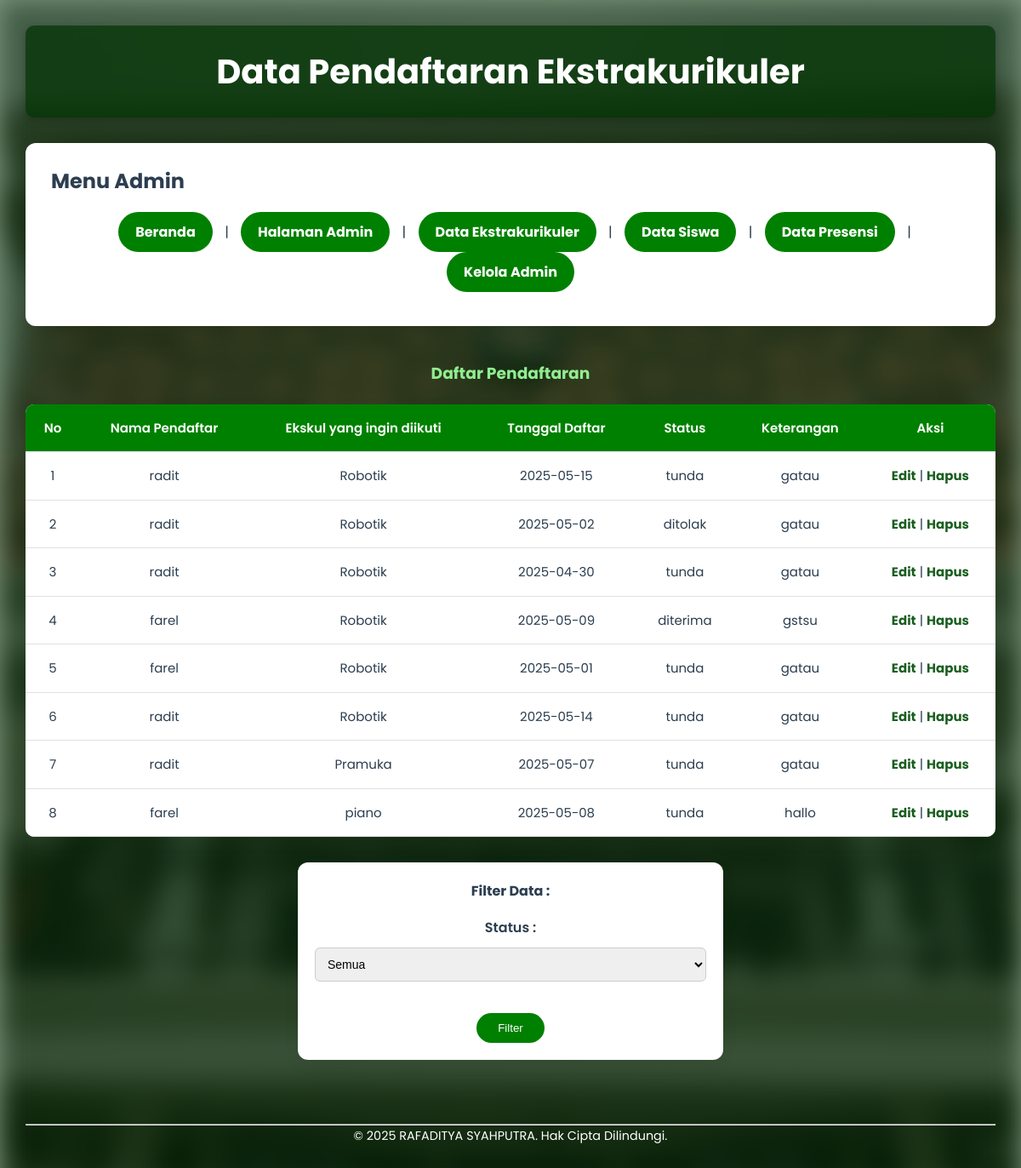
The page /admin_daftar.php on the database its author committed.
### tables this page shows
CREATE TABLE `pendaftaran_eskul` (
  `id_pendaftaran` int(11) NOT NULL,
  `id_siswa` int(11) NOT NULL,
  `id_eskul` int(11) NOT NULL,
  `tanggal_daftar` date NOT NULL,
  `status` enum('tunda','diterima','ditolak') NOT NULL DEFAULT 'tunda',
  `keterangan` text DEFAULT NULL
);

CREATE TABLE `siswa` (
  `id_siswa` int(11) NOT NULL,
  `nis` varchar(20) NOT NULL,
  `nama_siswa` varchar(200) NOT NULL,
  `kelas` varchar(10) NOT NULL,
  `jenis_kelamin` enum('L','P') DEFAULT NULL,
  `tanggal_lahir` date DEFAULT NULL,
  `alamat` text DEFAULT NULL,
  `no_telp` varchar(15) DEFAULT NULL,
  `email` varchar(100) DEFAULT NULL,
  `foto_profil` varchar(255) DEFAULT NULL
);

CREATE TABLE `eskul` (
  `id_eskul` int(11) NOT NULL,
  `nama_eskul` varchar(100) NOT NULL,
  `deskripsi` text NOT NULL,
  `pembina` varchar(100) NOT NULL,
  `hari_kegiatan` varchar(10) NOT NULL,
  `jam_mulai` time NOT NULL,
  `jam_selesai` time NOT NULL,
  `lokasi` varchar(100) NOT NULL,
  `kuota` int(11) DEFAULT NULL,
  `foto_eskul` varchar(255) DEFAULT NULL
);

### admin_daftar.php (the view, shortened to what this page needs)
<?php
include 'koneksi.php';
$status = isset($_GET['status']) ? $_GET['status'] : 'semua';
$sql = "SELECT p.*, s.nama_siswa, e.nama_eskul
        FROM pendaftaran_eskul p
        JOIN siswa s ON p.id_siswa = s.id_siswa
        JOIN eskul e ON p.id_eskul = e.id_eskul";
$result = $conn->query($sql);
?>
<!DOCTYPE html>
<html>
<head>
</head>
<body?>
    <h1>Data Pendaftaran Ekstrakurikuler</h1>
    <div class="isi">
        <h2>Menu Admin</h2>
        <p class="nav">
            <a href="index_admin.php">Beranda</a></a> |
            <a href="panel_admin.php">Halaman Admin</a> |
            <a href="admin_eskul.php">Data Ekstrakurikuler</a> |
            <a href="admin_siswa.php">Data Siswa</a> |
            <a href="admin_presensi.php">Data Presensi</a> |
            <a href="kelola_admin.php">Kelola Admin</a>
        </p>
    </div>
    <h3>Daftar Pendaftaran</h3>
    <table class="tabel">
        <tr>
            <th>No</th>
            <th>Nama Pendaftar</th>
            <th>Ekskul yang ingin diikuti</th>
            <th>Tanggal Daftar</th>
            <th>Status</th>
            <th>Keterangan</th>
            <th>Aksi</th>
        </tr>
        <?php
        $no = 1;
        if ($result->num_rows > 0):
            while ($row = $result->fetch_assoc()):
        ?>
        <tr>
            <td><?= $no++; ?></td>
            <td><?= htmlspecialchars($row['nama_siswa']); ?></td>
            <td><?= htmlspecialchars($row['nama_eskul']); ?></td>
            <td><?= htmlspecialchars($row['tanggal_daftar']); ?></td>
            <td><?= htmlspecialchars($row['status']); ?></td>
            <td><?= htmlspecialchars($row['keterangan']); ?></td>
            <td>
                <a href="edit_daftar.php?id=<?= $row['id_pendaftaran']; ?>">Edit</a> |
                <a href="hapus_daftar.php?id=<?= $row['id_pendaftaran']; ?>" onclick="return confirm('Yakin ingin menghapus?')">Hapus</a>
            </td>
        </tr>
        <?php endwhile; else: ?>
        <tr><td colspan="7">Belum ada data pendaftar.</td></tr>
        <?php endif; ?>
    </table>
    <div class="filter">
    <form method="GET" action="admin_daftar.php">
        <h4>Filter Data :</h4>
        <label for="status">Status :</label>
        <select id="status" name="status">
            <option value="semua" <?= ($status == 'semua' ? 'selected' : '') ?>>Semua</option>
        </select>
        <br><br>
        <input type="submit" value="Filter">
    </form>
    </div>
   <footer>
        <hr>
        <p>&copy;  <?php echo date('Y');?>  RAFADITYA SYAHPUTRA. Hak Cipta Dilindungi.</p>
    </footer>
 </body>
</html>

### admin_daftar.php (style rules this page uses)
* { margin: 0; padding: 0; box-sizing: border-box; }
h1 { text-align: center; font-size: 2.5em; background: rgba(0, 50, 0, 0.7); color: white; padding: 20px; border-radius: 10px; margin-bottom: 30px; box-shadow: 0 4px 8px rgba(0, 0, 0, 0.2); animation: fadeIn 1s ease-in-out; }
h1 { animation: fadeIn 1s ease forwards; }
.nav { animation: slideIn 1.4s ease forwards; }
.isi { animation: slideIn 1.2s ease forwards; }
.tabel { animation: slideIn 1.4s ease forwards; }
h3 { animation: slideIn 1.6s ease forwards; }
.filter { animation: fadeIn 1s ease forwards; }
.isi { max-width: 1500px; margin: auto; background-color: #ffffff; padding: 25px 30px; border-radius: 12px; box-shadow: 0 6px 20px rgba(0, 0, 0, 0.1); margin-bottom: 40px; }
.nav { margin: 15px 0; text-align: center; }
.nav a { font-weight: bold; display: inline-block; margin: 0 10px; padding: 10px 20px; background-color: green; color: white; border-radius: 25px; text-decoration: none; transition: 0.3s; }
h3 { color: #90EE90; animation: slideIn 1.4s ease forwards; text-align: center; }
table.tabel { width: 100%; border-collapse: collapse; margin: 20px auto; background-color: #fff; border-radius: 10px; overflow: hidden; box-shadow: 0 6px 20px rgba(0, 0, 0, 0.05); }
table.tabel th, table.tabel td { padding: 15px; text-align: center; border-bottom: 1px solid #e0e0e0; font-size: 15px; }
table.tabel th { background-color: green; color: white; font-weight: 600; }
table.tabel td a { color: #1b5e20; font-weight: bold; text-decoration: none; }
form { max-width: 500px; margin: 30px auto; background-color: #ffffff; padding: 20px; border-radius: 12px; box-shadow: 0 6px 20px rgba(0, 0, 0, 0.05); text-align: center; }
form h4 { margin-bottom: 15px; color: #2c3e50; }
form label { font-weight: 600; }
form select { padding: 10px; width: 100%; margin: 10px 0; border-radius: 6px; border: 1px solid #ccc; font-size: 14px; }
form input[type="submit"] { padding: 10px 25px; background-color: green; color: white; border: none; border-radius: 25px; cursor: pointer; transition: 0.3s; }
footer { text-align: center; color: white; font-size: 0.9em; padding: 25px 0; margin-top: 50px; }

### rows shown on the page
pendaftaran_eskul: id_siswa.nama_siswa "radit", id_eskul.nama_eskul "Robotik", tanggal_daftar "2025-05-15", status "tunda", keterangan "gatau"
pendaftaran_eskul: id_siswa.nama_siswa "radit", id_eskul.nama_eskul "Robotik", tanggal_daftar "2025-05-02", status "ditolak", keterangan "gatau"
pendaftaran_eskul: id_siswa.nama_siswa "radit", id_eskul.nama_eskul "Robotik", tanggal_daftar "2025-04-30", status "tunda", keterangan "gatau"
pendaftaran_eskul: id_siswa.nama_siswa "farel", id_eskul.nama_eskul "Robotik", tanggal_daftar "2025-05-09", status "diterima", keterangan "gstsu"
pendaftaran_eskul: id_siswa.nama_siswa "farel", id_eskul.nama_eskul "Robotik", tanggal_daftar "2025-05-01", status "tunda", keterangan "gatau"
pendaftaran_eskul: id_siswa.nama_siswa "radit", id_eskul.nama_eskul "Robotik", tanggal_daftar "2025-05-14", status "tunda", keterangan "gatau"
pendaftaran_eskul: id_siswa.nama_siswa "radit", id_eskul.nama_eskul "Pramuka", tanggal_daftar "2025-05-07", status "tunda", keterangan "gatau"
pendaftaran_eskul: id_siswa.nama_siswa "farel", id_eskul.nama_eskul "piano", tanggal_daftar "2025-05-08", status "tunda", keterangan "hallo"
